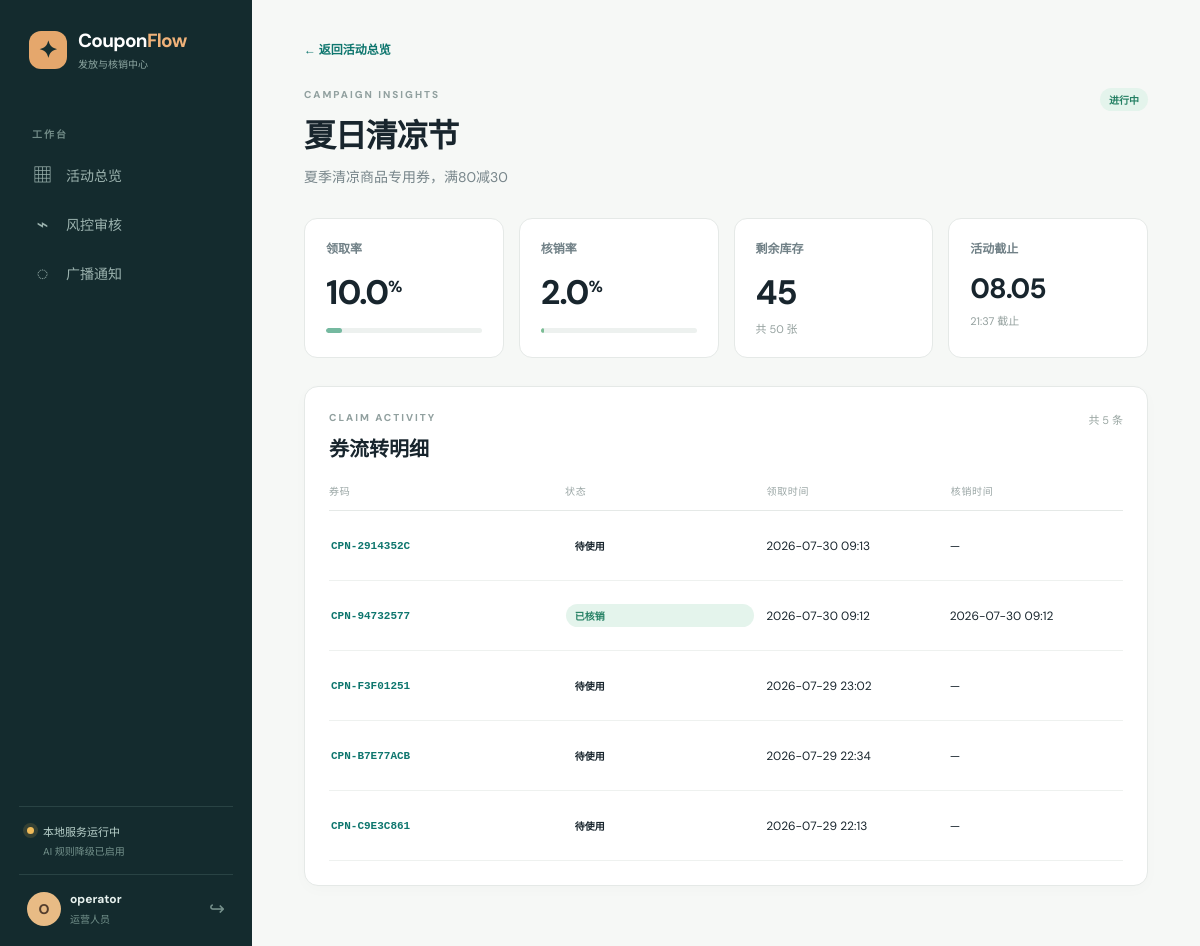
Screenshot of /operator/campaigns/2/insights (signed in) with the database file from the repository.
### api/app/models/user.py (models this page shows, shortened)
class User(UserMixin, db.Model):
    __tablename__ = "users"
    id = db.Column(db.Integer, primary_key=True)
    username = db.Column(db.String(80), unique=True, nullable=False, index=True)
    password_hash = db.Column(db.String(256), nullable=False)
    role = db.Column(db.String(20), nullable=False, default="user")
    phone = db.Column(db.String(20), default="")
    age = db.Column(db.Integer, nullable=True)
    gender = db.Column(db.String(10), default="")
    hobbies = db.Column(db.String(200), default="")
    occupation = db.Column(db.String(100), default="")
    points = db.Column(db.Integer, default=0)
    last_login = db.Column(db.DateTime, default=datetime.now)
    created_at = db.Column(db.DateTime, default=datetime.now)
    coupons = db.relationship(
        "Coupon", backref="owner", lazy="dynamic", foreign_keys="Coupon.user_id"
    )
    campaign_reservations = db.relationship(
        "CampaignReservation",
        back_populates="user",
        lazy="dynamic",
        cascade="all, delete-orphan",
    )
    @property
    def password(self):
        raise AttributeError("password is not readable")

### api/app/models/campaign.py (models this page shows, shortened)
class Campaign(db.Model):
    __tablename__ = "campaigns"
    id = db.Column(db.Integer, primary_key=True)
    name = db.Column(db.String(200), nullable=False)
    amount = db.Column(db.Float, nullable=False, default=0.0)
    stock = db.Column(db.Integer, nullable=False, default=0)
    initial_stock = db.Column(db.Integer, nullable=False, default=0)
    start_date = db.Column(db.DateTime, nullable=False)
    end_date = db.Column(db.DateTime, nullable=False)
    per_user_limit = db.Column(db.Integer, nullable=False, default=1)
    description = db.Column(db.Text, default="")
    status = db.Column(db.String(20), nullable=False, default="draft")
    is_scheduled = db.Column(db.Boolean, default=False)
    scheduled_time = db.Column(db.DateTime, nullable=True)
    coupon_validity_days = db.Column(db.Integer, nullable=True)
    created_by = db.Column(db.Integer, db.ForeignKey("users.id"), nullable=False)
    created_at = db.Column(db.DateTime, default=datetime.now)
    creator = db.relationship("User", backref="campaigns_created", foreign_keys=[created_by])
    coupons = db.relationship("Coupon", backref="campaign", lazy="dynamic")
    reservations = db.relationship(
        "CampaignReservation",
        back_populates="campaign",
        lazy="dynamic",
        cascade="all, delete-orphan",
    )
    @property
    def claim_rate(self):
        if self.initial_stock == 0:
            return 0.0
        claimed = self.initial_stock - self.stock
        return round(claimed / self.initial_stock * 100, 1)
    @property
    def verify_rate(self):
        if self.initial_stock == 0:
            return 0.0
        verified = self.coupons.filter_by(status="verified").count()
        return round(verified / self.initial_stock * 100, 1)

### api/app/models/coupon.py (models this page shows, shortened)
class Coupon(db.Model):
    __tablename__ = "coupons"
    id = db.Column(db.Integer, primary_key=True)
    campaign_id = db.Column(
        db.Integer, db.ForeignKey("campaigns.id"), nullable=False, index=True
    )
    user_id = db.Column(db.Integer, db.ForeignKey("users.id"), nullable=False, index=True)
    code = db.Column(db.String(50), unique=True, nullable=False)
    status = db.Column(db.String(20), nullable=False, default="claimed")
    claimed_at = db.Column(db.DateTime, default=datetime.now)
    expires_at = db.Column(db.DateTime, nullable=True)
    verified_at = db.Column(db.DateTime, nullable=True)
    verified_by = db.Column(db.Integer, db.ForeignKey("users.id"), nullable=True)
    verifier = db.relationship("User", backref="verifications", foreign_keys=[verified_by])

### api/app/routes/operator.py (the view)
@operator_bp.route("/campaigns/<int:campaign_id>/insights")
def campaign_insights(campaign_id):
    campaign = Campaign.query.get_or_404(campaign_id)
    coupons = campaign.coupons.order_by(Coupon.claimed_at.desc()).all()
    claimed = [coupon for coupon in coupons if coupon.status == "claimed"]
    verified = [coupon for coupon in coupons if coupon.status == "verified"]
    expired = [coupon for coupon in coupons if coupon.status == "expired"]
    hour_dist = Counter()
    for coupon in coupons:
        if coupon.claimed_at:
            hour_dist[coupon.claimed_at.strftime("%m-%d %H:00")] += 1
    sorted_hours = sorted(hour_dist.items()) if hour_dist else []
    return render_template(
        "operator/insights.html",
        campaign=campaign,
        coupons=coupons,
        claimed_count=len(claimed),
        verified_count=len(verified),
        expired_count=len(expired),
        hour_distribution=sorted_hours,
    )

### ai/providers/bedrock.py (called while the page is built)
    @property
    def available(self) -> bool:
        if self.config.mock_mode:
            return False
        return bool(self.config.bearer_token or self._runtime_client is not None)

    @property
    def status(self) -> Mapping[str, Any]:
        if self.config.mock_mode:
            mode, label = "fallback", "规则引擎降级"
        elif self.config.bearer_token:
            mode, label = "bedrock_api", "Bedrock API"
        elif self._runtime_client is not None:
            mode, label = "bedrock_sdk", "Bedrock SDK"
        else:
            mode, label = "fallback", "规则引擎降级"
        return {
            "mode": mode,
            "label": label,
            "connected": self.available,
            "model": self.config.model_id,
            "region": self.config.region,
        }

### ai/service.py (called while the page is built)
    @property
    def status(self) -> dict[str, Any]:
        return dict(self.provider.status)

### api/app/__init__.py (called while the page is built)
@login_manager.user_loader
def load_user(user_id):
    from api.app.models import User
    return db.session.get(User, int(user_id))

### api/app/routes/operator.py (called while the page is built)
@operator_bp.before_request
@login_required
@operator_required
def before_request():
    pass

### api/app/services/ai_gateway.py (called while the page is built)
    @property
    def status(self):
        return self._service.status

### ui/templates/operator/insights.html
{% extends 'base.html' %}{% block title %}活动洞察 · CouponFlow{% endblock %}{% block content %}<a class="back-link" href="{{ url_for('operator.dashboard') }}">← 返回活动总览</a><header class="page-top"><div><p class="kicker">CAMPAIGN INSIGHTS</p><h1>{{ campaign.name }}</h1><p>{{ campaign.description }}</p></div><span class="status status-{{ campaign.status }}">{{ {'active':'进行中','draft':'待发布','expired':'已结束','cancelled':'已取消'}[campaign.status] }}</span></header><section class="metric-grid"><article class="metric-card"><small>领取率</small><strong>{{ campaign.claim_rate }}<sup>%</sup></strong><div class="mini-progress"><i style="width:{{ campaign.claim_rate }}%"></i></div></article><article class="metric-card"><small>核销率</small><strong>{{ campaign.verify_rate }}<sup>%</sup></strong><div class="mini-progress green"><i style="width:{{ campaign.verify_rate }}%"></i></div></article><article class="metric-card"><small>剩余库存</small><strong>{{ campaign.stock }}</strong><em>共 {{ campaign.initial_stock }} 张</em></article><article class="metric-card"><small>活动截止</small><strong class="date-large">{{ campaign.end_date.strftime('%m.%d') }}</strong><em>{{ campaign.end_date.strftime('%H:%M') }} 截止</em></article></section><section class="panel"><div class="panel-heading"><div><p class="kicker">CLAIM ACTIVITY</p><h2>券流转明细</h2></div><span class="muted">共 {{ coupons|length }} 条</span></div><div class="simple-table"><div class="table-head"><span>券码</span><span>状态</span><span>领取时间</span><span>核销时间</span></div>{% for coupon in coupons %}<div class="table-row"><code>{{ coupon.code }}</code><span class="status status-{{ coupon.status }}">{{ {'claimed':'待使用','verified':'已核销','expired':'已过期'}[coupon.status] }}</span><span>{{ coupon.claimed_at.strftime('%Y-%m-%d %H:%M') }}</span><span>{{ coupon.verified_at.strftime('%Y-%m-%d %H:%M') if coupon.verified_at else '—' }}</span></div>{% else %}<div class="empty-table">还没有领取记录。</div>{% endfor %}</div></section>{% endblock %}

### ui/templates/base.html (shortened to what this page needs)
<!doctype html>
<html lang="zh-CN">
<head>
  <link rel="stylesheet" href="{{ url_for('static', filename='css/style.css') }}">
</head>
<body>
  <div class="app-shell">
    <aside class="sidebar">
      <a class="brand" href="{{ url_for('auth.index') }}">
        <span class="brand-mark">✦</span>
        <span><strong>Coupon<span>Flow</span></strong><small>发放与核销中心</small></span>
      </a>
      {% if current_user.is_authenticated %}
      <div class="side-label">工作台</div>
      <nav class="side-nav">
        {% if current_user.role == 'operator' %}
          <a href="{{ url_for('operator.dashboard') }}" class="{% if request.endpoint == 'operator.dashboard' %}active{% endif %}"><span>▦</span>活动总览</a>
          <a href="{{ url_for('operator.risk_logs') }}" class=""><span>⌁</span>风控审核</a>
          <a href="{{ url_for('operator.notifications') }}" class="{% if request.endpoint == 'operator.notifications' %}active{% endif %}"><span>◌</span>广播通知</a>
        {% elif current_user.role == 'verifier' %}
          <a href="{{ url_for('verifier.dashboard') }}" class="{% if request.endpoint == 'verifier.dashboard' %}active{% endif %}"><span>⌕</span>现场核销</a>
          <a href="{{ url_for('verifier.history') }}" class="{% if request.endpoint == 'verifier.history' %}active{% endif %}"><span>◷</span>核销记录</a>
        {% elif current_user.role == 'admin' %}
          <a href="{{ url_for('admin_bp.dashboard') }}" class="{% if request.endpoint == 'admin_bp.dashboard' %}active{% endif %}"><span>◈</span>数据驾驶舱</a>
        {% endif %}
      </nav>
      <div class="sidebar-bottom">
        <div class="local-status"><i class="status-dot {{ 'connected' if ai_status.connected else 'fallback' }}"></i><span>{% if ai_status.connected %}{{ ai_status.label }} 已连接<small>{{ ai_status.model }} · {{ ai_status.region }}</small>{% else %}本地服务运行中<small>AI 规则降级已启用</small>{% endif %}</span></div>
        <div class="profile-mini"><span class="avatar">{{ current_user.username[:1].upper() }}</span><span><strong>{{ current_user.username }}</strong><small>{{ {'operator':'运营人员','user':'普通用户','verifier':'核销人员','admin':'管理员'}[current_user.role] }}</small></span><a href="{{ url_for('auth.logout') }}" title="退出登录">↪</a></div>
      </div>
      {% endif %}
    </aside>
    <main class="main-content">
      {% block content %}{% endblock %}
    </main>
  </div>
</body>
</html>

### rows the page displays
User: username "O", username "operator", role "运营人员"
Campaign: name "夏日清凉节", description "夏季清凉商品专用券，满80减30", status "进行中", claim_rate "10.0", verify_rate "2.0", stock "45", initial_stock "50", end_date "08.05", end_date "21:37"
Coupon: code "CPN-2914352C", status "待使用", claimed_at "2026-07-30 09:13", verified_at "—"
Coupon: code "CPN-94732577", status "已核销", claimed_at "2026-07-30 09:12", verified_at "2026-07-30 09:12"
Coupon: code "CPN-F3F01251", status "待使用", claimed_at "2026-07-29 23:02", verified_at "—"
Coupon: code "CPN-B7E77ACB", status "待使用", claimed_at "2026-07-29 22:34", verified_at "—"
Coupon: code "CPN-C9E3C861", status "待使用", claimed_at "2026-07-29 22:13", verified_at "—"

### other values shown
{{ coupons|length }} "5"
